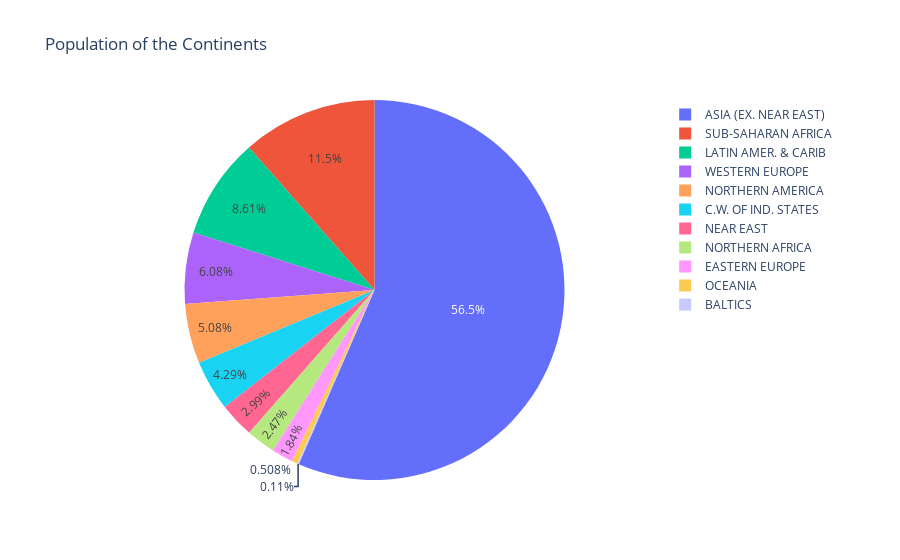

The notebook cell saved with this chart:
### Code cell
continent_pop = countries.groupby("Region").agg({'Population': 'sum'}).reset_index()
          
# seperate string for the title
title_ = 'Population of the Continents'

fig1 = px.pie(continent_pop, values='Population',names='Region',
             title=title_)

fig1.show()

### Figure 1 — Plotly figure (JSON) as saved in the notebook; plotly's stock layout.template omitted (floating-point values rounded to 4 significant figures)
{"data": [{"domain": {"x": [0, 1], "y": [0, 1]}, "hovertemplate": "Region=%{label}<br>Population=%{value}<extra></extra>", "labels": ["ASIA (EX. NEAR EAST)         ", "BALTICS                            ", "C.W. OF IND. STATES ", "EASTERN EUROPE                     ", "LATIN AMER. & CARIB    ", "NEAR EAST                          ", "NORTHERN AFRICA                    ", "NORTHERN AMERICA                   ", "OCEANIA                            ", "SUB-SAHARAN AFRICA                 ", "WESTERN EUROPE                     "], "legendgroup": "", "name": "", "showlegend": true, "type": "pie", "values": [3687982236, 7184974, 280081548, 119914717, 561824599, 195068377, 161407133, 331672307, 33131662, 749437000, 396339998]}], "layout": {"legend": {"tracegroupgap": 0}, "title": {"text": "Population of the Continents"}}}
